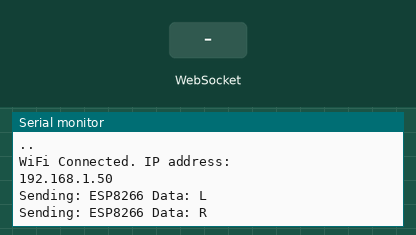
Recording of a sketch running on a simulated ESP8266 (NodeMCU). Shown: the last lines printed to the serial monitor. The test bench sets the inputs (shaded band). WiFi joins after 1.5 s; servers stay silent unless stated; random numbers use the default seed unless the sketch sets one.

Above: at 4.2 s.
4.3 s: WebSocket text "1" received
At 4.9 s:
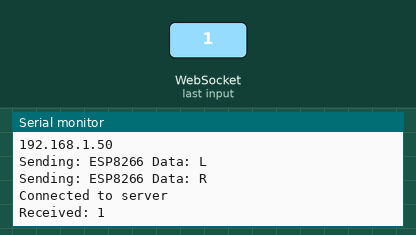
5.8 s: WebSocket text "0" received
At 5.96 s:
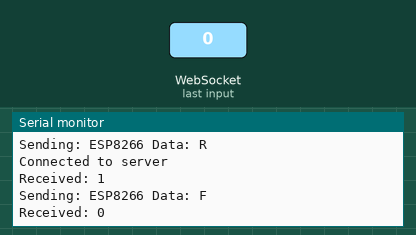
8.5 s: WebSocket text "2" received
At 8.9 s:
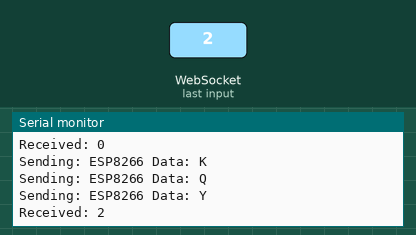

The sketch:

NodejswithESP8266.ino
```cpp
#include <ESP8266WiFi.h>     //
#include <WebSocketsClient.h>

const char* ssid = "Chaitanya";               // Replace with your WiFi SSID
const char* password = "chaitanya";       // Replace with your WiFi Password

const char* host = "192.168.39.133";            // Replace with your PC/server's local IP
const uint16_t port = 3000;                   // WebSocket server port
const char* path = "/";                       // WebSocket endpoint

WebSocketsClient webSocket;

void webSocketEvent(WStype_t type, uint8_t * payload, size_t length) {
  switch(type) {
    case WStype_CONNECTED:
      Serial.println("Connected to server");
      break;
    case WStype_DISCONNECTED:
      Serial.println("Disconnected from server");
      break;
    case WStype_TEXT:
      Serial.printf("Received: %s\n", payload);
      break;
    default:
      break;
  }
}

void setup() {
  Serial.begin(115200);
  delay(1000);
  Serial.println();
  Serial.println("Connecting to WiFi...");

  WiFi.begin(ssid, password);
  while (WiFi.status() != WL_CONNECTED) {
    delay(1000);
    Serial.print(".");
  }

  Serial.println("\nWiFi Connected. IP address: ");
  Serial.println(WiFi.localIP());

  // Connect to WebSocket server
  webSocket.begin(host, port, path);
  webSocket.onEvent(webSocketEvent);
  webSocket.setReconnectInterval(5000); // Reconnect every 5 seconds if needed
}

void loop() {
  webSocket.loop();

  // Send alphabetic data every 1 second
  static unsigned long lastSend = 0;
  if (millis() - lastSend > 1000) {
    lastSend = millis();

    // Generate a random uppercase letter from A to Z
    char letter = 'A' + random(0, 26);
    String message = "ESP8266 Data: ";
    message += letter;

    Serial.println("Sending: " + message);
    webSocket.sendTXT(message);
  }
}
```

Measured:
- after the input at 4.3 s, the serial monitor: prints a new line at once (image 1)
- after the input at 5.8 s, the serial monitor: prints a new line at once (image 2)
- after the input at 8.5 s, the serial monitor: prints a new line at once (image 3)
